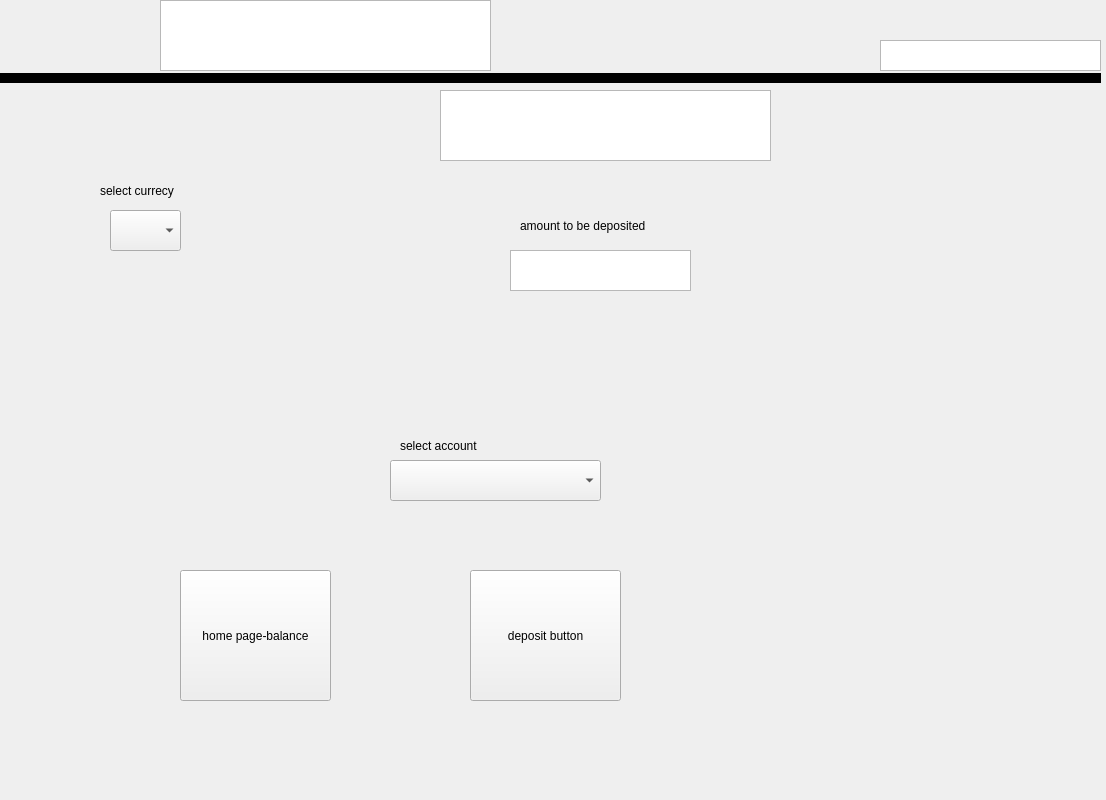
<?xml version="1.0" encoding="UTF-8"?>
<ui version="4.0">
 <class>Form</class>
 <widget class="QWidget" name="Form">
  <property name="geometry">
   <rect>
    <x>0</x>
    <y>0</y>
    <width>1106</width>
    <height>800</height>
   </rect>
  </property>
  <property name="windowTitle">
   <string>Form</string>
  </property>
  <widget class="Line" name="line">
   <property name="geometry">
    <rect>
     <x>0</x>
     <y>70</y>
     <width>1101</width>
     <height>16</height>
    </rect>
   </property>
   <property name="styleSheet">
    <string notr="true">background-color rgb(15, 51, 255)</string>
   </property>
   <property name="frameShadow">
    <enum>QFrame::Plain</enum>
   </property>
   <property name="lineWidth">
    <number>10</number>
   </property>
   <property name="midLineWidth">
    <number>1</number>
   </property>
   <property name="orientation">
    <enum>Qt::Horizontal</enum>
   </property>
  </widget>
  <widget class="QPlainTextEdit" name="plainTextEdit">
   <property name="geometry">
    <rect>
     <x>160</x>
     <y>0</y>
     <width>331</width>
     <height>71</height>
    </rect>
   </property>
  </widget>
  <widget class="QPlainTextEdit" name="plainTextEdit_2">
   <property name="geometry">
    <rect>
     <x>880</x>
     <y>40</y>
     <width>221</width>
     <height>31</height>
    </rect>
   </property>
  </widget>
  <widget class="QPlainTextEdit" name="plainTextEdit_3">
   <property name="geometry">
    <rect>
     <x>440</x>
     <y>90</y>
     <width>331</width>
     <height>71</height>
    </rect>
   </property>
  </widget>
  <widget class="QComboBox" name="comboBox">
   <property name="geometry">
    <rect>
     <x>110</x>
     <y>210</y>
     <width>71</width>
     <height>41</height>
    </rect>
   </property>
  </widget>
  <widget class="QTextEdit" name="textEdit_2">
   <property name="geometry">
    <rect>
     <x>510</x>
     <y>250</y>
     <width>181</width>
     <height>41</height>
    </rect>
   </property>
  </widget>
  <widget class="QLabel" name="label">
   <property name="geometry">
    <rect>
     <x>100</x>
     <y>170</y>
     <width>151</width>
     <height>41</height>
    </rect>
   </property>
   <property name="text">
    <string>select currecy</string>
   </property>
  </widget>
  <widget class="QLabel" name="label_2">
   <property name="geometry">
    <rect>
     <x>520</x>
     <y>210</y>
     <width>131</width>
     <height>31</height>
    </rect>
   </property>
   <property name="text">
    <string>amount to be deposited</string>
   </property>
  </widget>
  <widget class="QLabel" name="label_3">
   <property name="geometry">
    <rect>
     <x>400</x>
     <y>410</y>
     <width>161</width>
     <height>71</height>
    </rect>
   </property>
   <property name="text">
    <string>select account</string>
   </property>
  </widget>
  <widget class="QComboBox" name="comboBox_2">
   <property name="geometry">
    <rect>
     <x>390</x>
     <y>460</y>
     <width>211</width>
     <height>41</height>
    </rect>
   </property>
  </widget>
  <widget class="QPushButton" name="Button_screen_deposit1">
   <property name="geometry">
    <rect>
     <x>180</x>
     <y>570</y>
     <width>151</width>
     <height>131</height>
    </rect>
   </property>
   <property name="text">
    <string>home page-balance</string>
   </property>
  </widget>
  <widget class="QPushButton" name="pushButton_2">
   <property name="geometry">
    <rect>
     <x>470</x>
     <y>570</y>
     <width>151</width>
     <height>131</height>
    </rect>
   </property>
   <property name="text">
    <string>deposit button</string>
   </property>
  </widget>
 </widget>
 <resources/>
 <connections/>
</ui>
